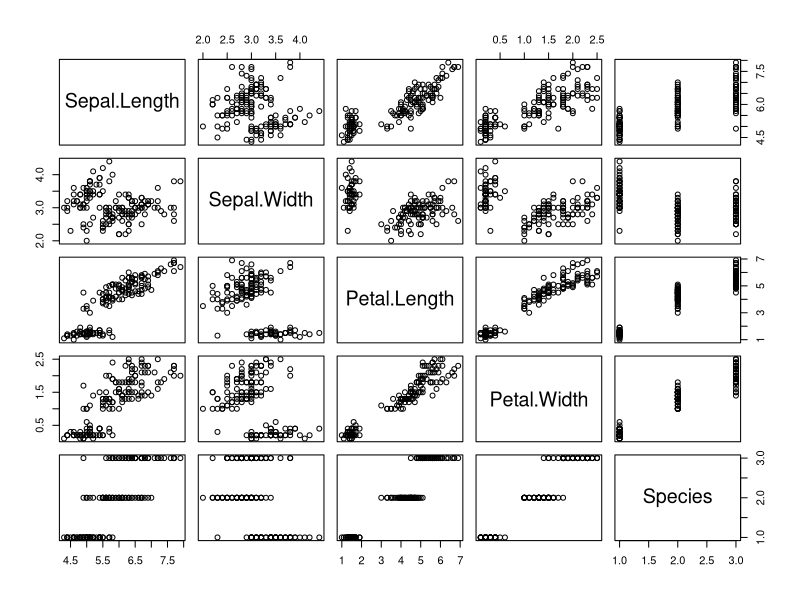
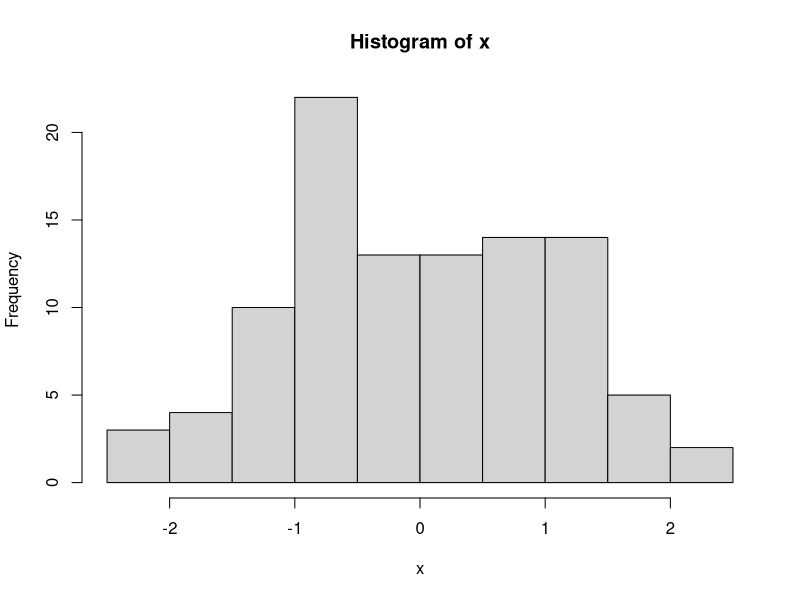
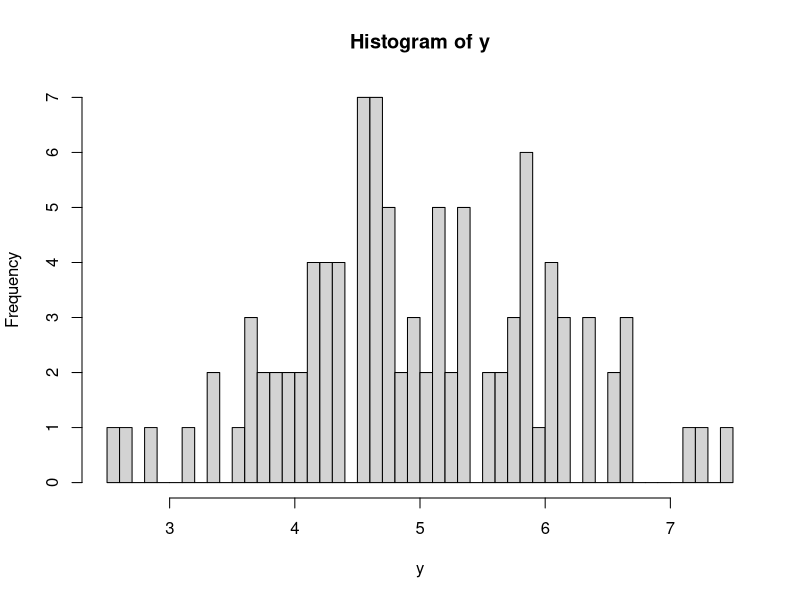
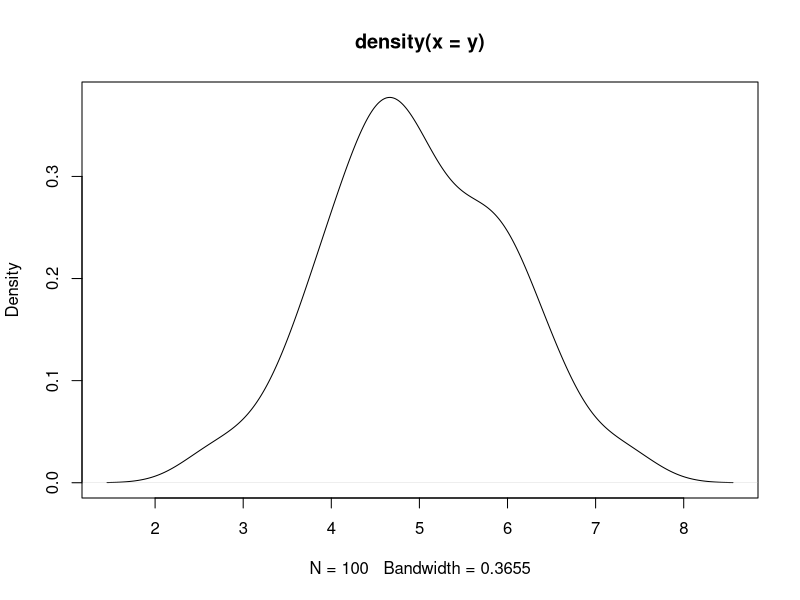
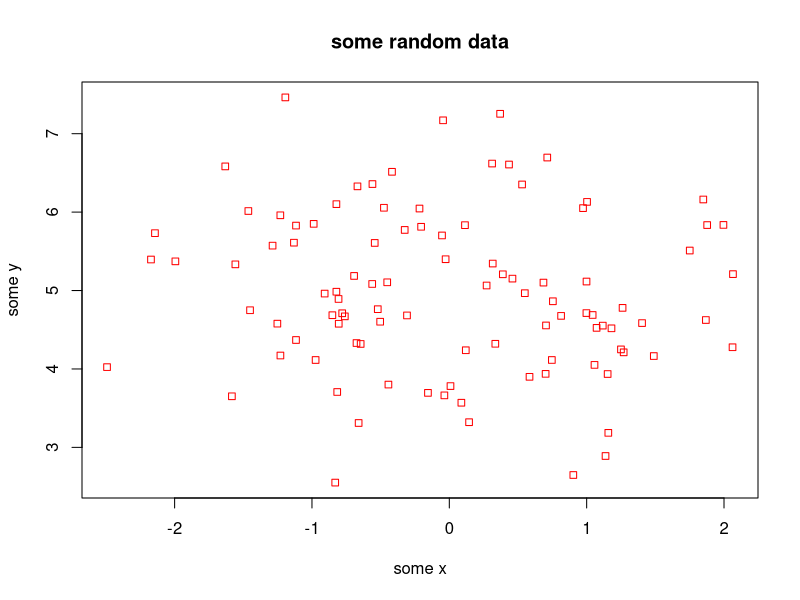
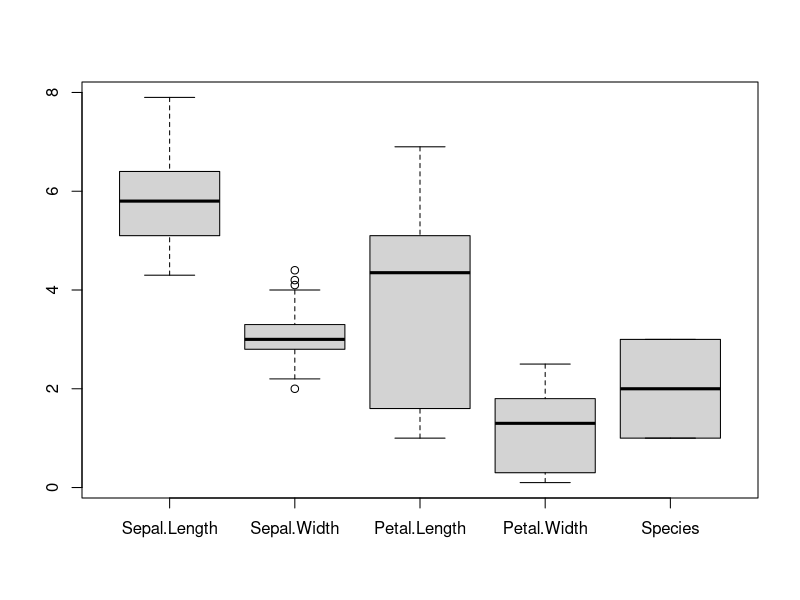
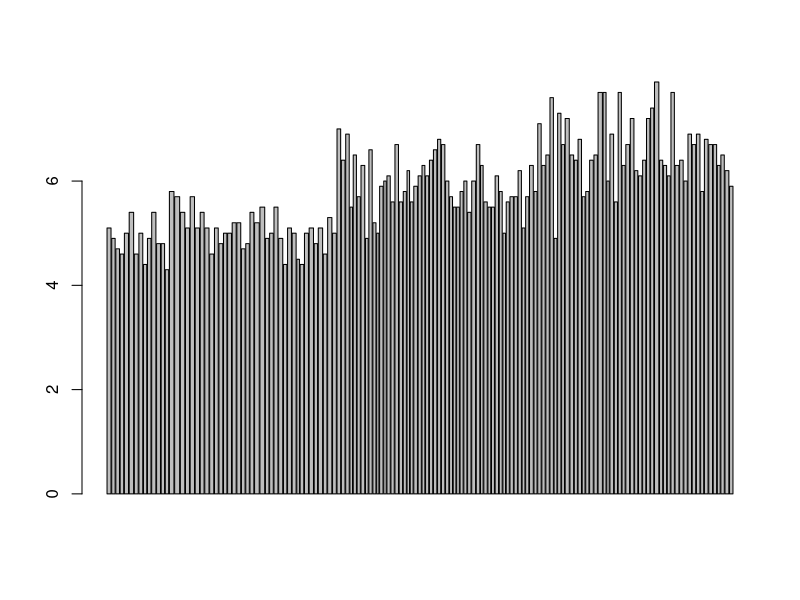
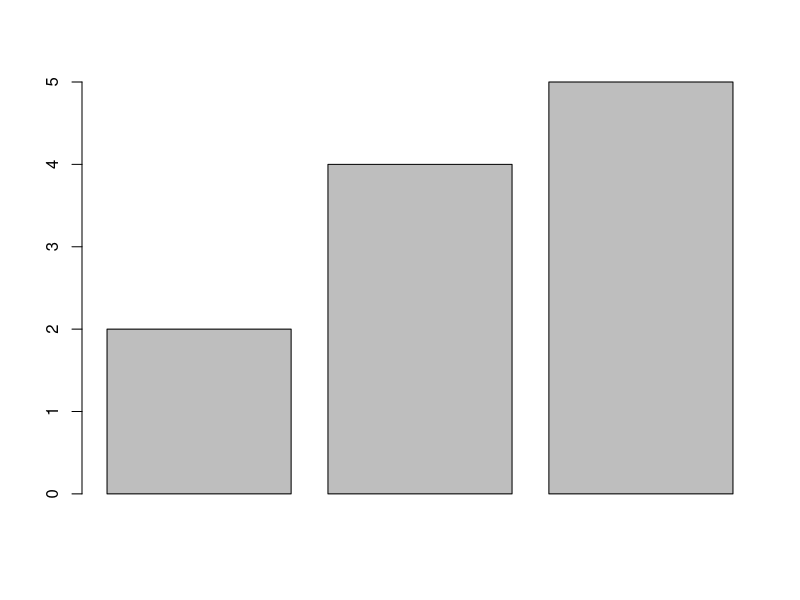

R code for these plots, in order: (Note: this script raises an error after producing the figures.)
data(iris)

#How to make Plots in R

#make a basic correlation plot of every variable by every other variable
plot(iris)



#make data for plotting
x<-rnorm(100)
y<-rnorm(100)

#make a histogram of x
hist(x)

#make data with specific characterisitics
y<-rnorm(100, mean=5, sd=1)

#plot histogram with 50 bars
hist(y, breaks=50)
#plot density plot instead of histogram. It looks like a smooth outline of the top of a histogram
plot(density(y))

#plot x by y and add more features to the plot
#pch is shape of points
#to search options for any feature you can run the code ?pch or ?col, etc
plot(x,y, main="some random data", xlab="some x", ylab="some y", pch=22, col="red")


#boxplots, R plots median in boxplots
boxplot(iris)


#MADS; Median absolute deviation, median of medians
#caluculate median and subtract median from every point
#take square and take the median of that value

#how to transform data into linear form
#most commonly a log transformation

#barplot
barplot(iris[,1], iris[,2])

barplot(c(2,4,5))

#create a data frame
df<-data.frame(x=c(2,3,4), y=c(10,30,40))
df

#plot a stacked grouped barplot
barplot(as.matrix(df))

#unstacked
barplot(as.matrix(df), beside=T)

#flip the data to group the bars by their experimental group
t(df)
barplot(as.matrix(t(df)), beside=T)

##Calculate SEM so that you can use it for error bars


#create a data frame to store our results. 
result<-data.frame()
#calculate the mean 
result_list<-lapply(split_data, function(x){
  tmp_df<-data.frame(mean=mean(x$Petal.Width), sd=sd(x$Petal.Width))
  return(tmp_df)
  #result<<-rbind(result, tmp_df)
  #return(mean(x$Petal.Width))
})


result_list
result<-do.call(rbind, result_list)
result

#add error bars
b<-barplot(result[,1], ylim=c(0,max(result[,1]+result[,2])))
#if you store the barplot, the vector contains the middle points of all the boxes from the plot
b
mids<-b[,1]
arrows(x0=mids, y0=result[,1]-result[,2], x1=mids, y1=result[,1]+result[,2], code=3, angle=90)


#colors with r color brewer
install.packages("RColorBrewer")
library(RColorBrewer)
display.brewer.all()


nice_color<-brewer.pal(3, "Accent")
barplot(t(as.matrix(df)), beside=T, col=nice_color[1:2])


#mathematical functions cannot be done on NA
x<-c(1,2,3,4,NA)
mean(x)
sum(x)


#How to remove NA
#show where a number in the data is greater than 2
x>2
#keep the subset of the data where x is not greater than 2
x[!x>2]
#show where a value in your data is NA
is.na(x)
#show where a value is not NA
!is.na(x)
#take the data subset where the values are not NA
x[!is.na(x)]

y<-c(5,6,7,8,10)
df<-data.frame(x=x, y=y)
df[is.na(df)]<-0

df[!is.na(apply(df,MARGIN=1, sum)),]

